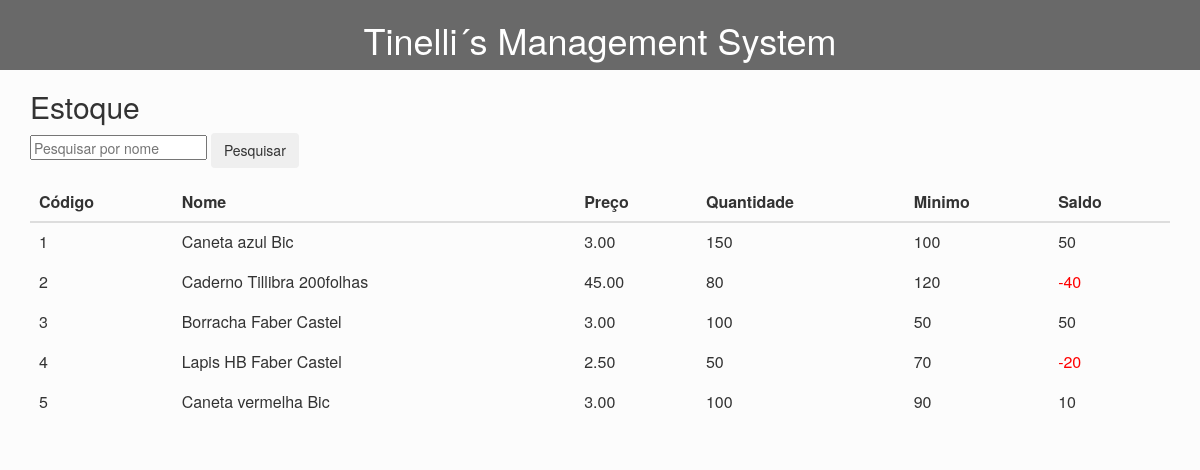
The app's page /industria/front/estoque.php with its own data.
### tables this page shows
CREATE TABLE IF NOT EXISTS `produtos` (
  `cod` int(5) NOT NULL AUTO_INCREMENT,
  `nome` varchar(50) NOT NULL,
  `quantidade` int(5) NOT NULL,
  `preco` float(8,2) NOT NULL,
  `estoquemin` int(11) NOT NULL,
  PRIMARY KEY (`cod`)
);

### industria/front/estoque.php (the view, shortened to what this page needs)
<html>
<head>
    <link rel="stylesheet" href="https://maxcdn.bootstrapcdn.com/bootstrap/3.3.7/css/bootstrap.min.css">
    <link rel="stylesheet" href="css/styles.css">
</head>
<body>
    <header>
        <h1><a href='menu.html'>Tinelli´s Management System</a></h1>
    </header>
    <div class="container">
        <h2>Estoque</h2>
        <form action="estoque.php" method="POST">
            <input type="text" name="nome" placeholder="Pesquisar por nome" class="span4"
                style="margin-bottom: -2px; height: 25px;">
            <button type="submit" name="pesquisar" class="btn btn-large" style="height: 35px;">Pesquisar</button>
        </form>
        <table border="1px" bordercolor="#FCFCFC" class="table ">
            <thead>
                <tr>
                    <th>Código</th>
                    <th>Nome</th>
                    <th>Preço</th>
                    <th>Quantidade</th>
                    <th>Minimo</th>
                    <th>Saldo</th>
                </tr>
            </thead>
            <tbody>
                <?php
                if (isset($_POST['pesquisar'])) {
                    $nome = $_POST['nome'];
                    $produtos = "SELECT * FROM produtos WHERE nome LIKE '%$nome%'";
                } else {
                    $produtos = "SELECT * FROM produtos";
                }
                $result = mysql_query($produtos);
                while ($produtos = mysql_fetch_array($result)) {
                    $codigo = $produtos['cod'];
                    $nome = $produtos['nome'];
                    $quantidade = $produtos['quantidade'];
                    $preco = $produtos['preco'];
                    $minimo = $produtos['estoquemin'];
                    $saldo = $quantidade - $minimo;
                    if ($quantidade <= $minimo) {
                        echo "<tr class='estoque-baixo'>";
                    } else {
                        echo "<tr>";
                    }
                    echo "<td>" . $codigo . "</td>";
                    echo "<td>" . $nome . "</td>";
                    echo "<td>" . $preco . "</td>";
                    echo "<td>" . $quantidade . "</td>";
                    echo "<td>" . $minimo . "</td>";
                    if ($saldo < 0) {
                        echo "<td class='negativo'>" . $saldo . "</td>";
                    } else {
                        echo "<td>" . $saldo . "</td>";
                    }
                    echo "</tr>";
                }
                ?>
            </tbody>
        </table>
    </div>
</body>
</html>

### industria/front/css/styles.css (style rules this page uses)
body { background-color: #FCFCFC; margin: 0; padding: 0; }
header { display: flex; background-color: dimgray; align-items: center; justify-content: center; width: 100%; }
header h1 { display: flex; background-color: dimgray; color: white; }
a:link , a:visited, a:hover, a:active { color: white; text-decoration: none; }

### industria/front/estoque.php (style rules this page uses)
.negativo { color: red; }

### records on screen
produtos: cod "1", nome "Caneta azul Bic", preco "3.00", quantidade "150", estoquemin "100", saldo "50"
produtos: cod "2", nome "Caderno Tillibra 200folhas", preco "45.00", quantidade "80", estoquemin "120", saldo "-40"
produtos: cod "3", nome "Borracha Faber Castel", preco "3.00", quantidade "100", estoquemin "50"
produtos: cod "4", nome "Lapis HB Faber Castel", preco "2.50", quantidade "50", estoquemin "70", saldo "-20"
produtos: cod "5", nome "Caneta vermelha Bic", preco "3.00", quantidade "100", estoquemin "90", saldo "10"
